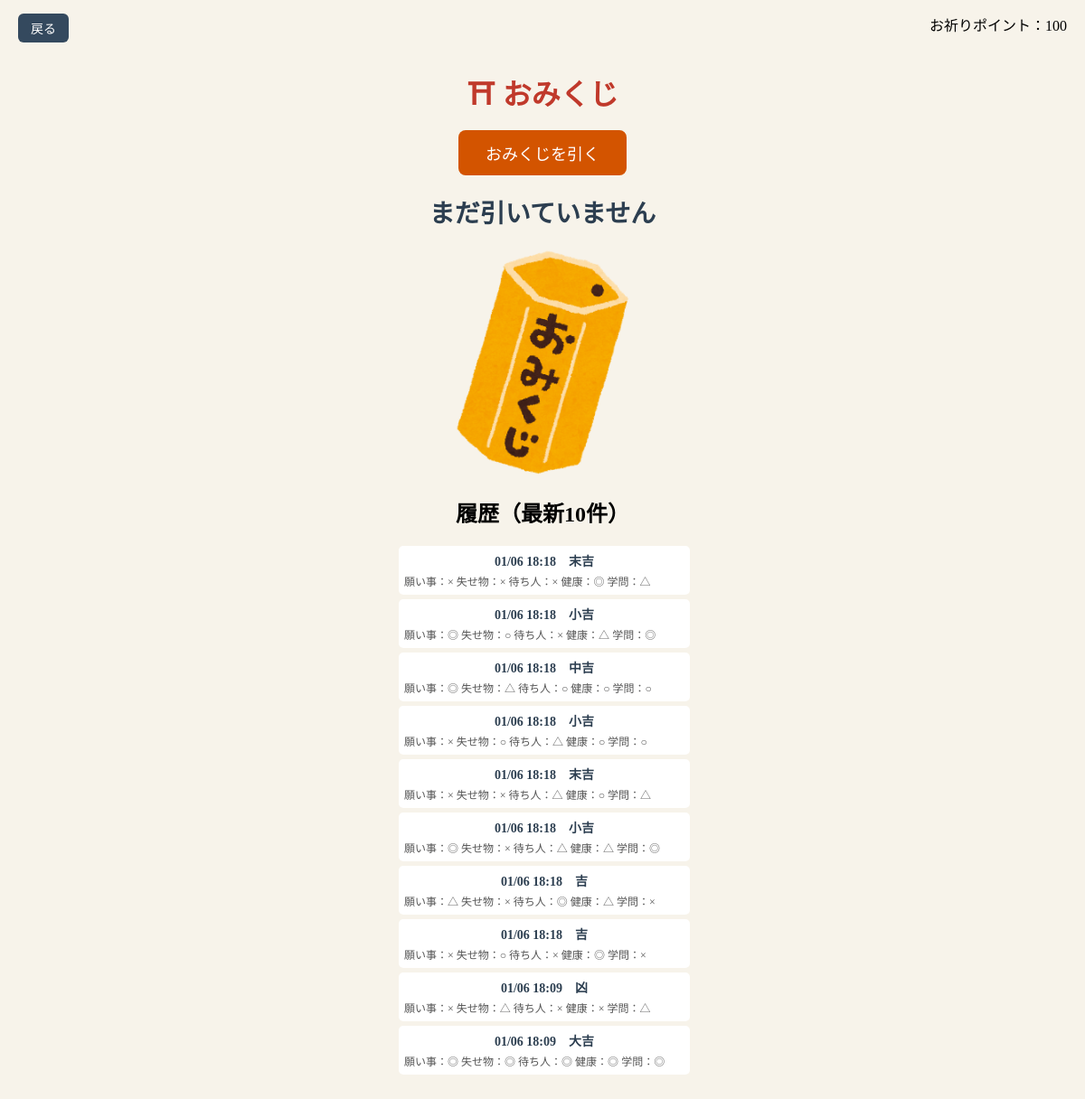
The page / on the database its author committed.
### models/omikuji.py (models this page shows)
class OmikujiHistory(BaseModel):
    fortune = CharField()
    wish = CharField()
    lost = CharField()
    wait = CharField()
    health = CharField()
    study = CharField()
    created_at = DateTimeField(default=datetime.now)

### app.py (the view)
@app.route("/")
def index():
    history = (
        OmikujiHistory
        .select()
        .order_by(OmikujiHistory.created_at.desc())
        .limit(10)
    )
    return render_template(
        "omikuji.html",
        point=100,
        history=history
    )

### templates/omikuji.html (shortened to what this page needs)
<!DOCTYPE html>
<html lang="ja">
<head>
    <link rel="stylesheet" href="{{ url_for('static', filename='omikuji.css') }}">
</head>
<body>
<h1>⛩ おみくじ</h1>
<div id="top-left">
    <button id="back-btn" onclick="history.back()">戻る</button>
</div>
<div id="top-right">
    お祈りポイント：<span id="point">{{ point }}</span>
</div>
<button id="draw-btn">おみくじを引く</button>
<div id="result">まだ引いていません</div>
<div id="box">
    <img src="{{ url_for('static', filename='omikuji_box.png') }}"
        alt="おみくじ箱"
        id="box-img">
</div>
<h2>履歴（最新10件）</h2>
<ul id="history">
    {% for h in history %}
        <li class="history-item">
            <div class="history-time">
                {{ h.created_at.strftime('%m/%d %H:%M') }}　{{ h.fortune }}
            </div>
            <div class="history-detail">
                願い事：{{ h.wish }}
                失せ物：{{ h.lost }}
                待ち人：{{ h.wait }}
                健康：{{ h.health }}
                学問：{{ h.study }}
            </div>
        </li>
    {% endfor %}
</ul>
</body>
</html>

### static/omikuji.css (style rules this page uses)
body { font-family: "Yu Mincho", serif; background: #f7f3ea; text-align: center; padding: 40px; }
h1 { color: #c0392b; margin-bottom: 10px; }
#draw-btn { font-size: 18px; padding: 12px 30px; background: #d35400; color: white; border: none; border-radius: 8px; cursor: pointer; }
#result { margin-top: 20px; font-size: 28px; font-weight: bold; color: #2c3e50; }
#history { list-style: none; padding: 0; max-width: 300px; margin: 0 auto; }
#history li { background: white; margin: 5px; padding: 6px; border-radius: 5px; font-size: 14px; }
#box { font-size: 80px; cursor: pointer; }
#top-left { position: fixed; top: 15px; left: 20px; }
#back-btn { padding: 6px 14px; font-size: 14px; background: #34495e; color: white; border: none; border-radius: 6px; cursor: pointer; }
#top-right { position: fixed; top: 15px; right: 20px; font-size: 16px; }
#box { margin: 20px auto; width: 200px; cursor: pointer; }
#box-img { width: 100%; display: block; }
.history-item { background: white; width: 310px; padding: 10px 14px; border-radius: 8px; position: relative; left: 49%; transform: translateX(-50%); overflow: hidden; white-space: nowrap; }
.history-time { font-weight: bold; color: #2c3e50; margin-bottom: 4px; }
.history-detail { display: flex; justify-content: space-between; align-items: center; font-size: 12px; color: #555; white-space: nowrap; overflow: hidden; text-overflow: ellipsis; }

### rows shown on the page
OmikujiHistory: created_at "01/06 18:18", fortune "末吉", wish "×", lost "×", wait "×", health "◎", study "△"
OmikujiHistory: created_at "01/06 18:18", fortune "小吉", wish "◎", lost "○", wait "×", health "△", study "◎"
OmikujiHistory: created_at "01/06 18:18", fortune "中吉", wish "◎", lost "△", wait "○", health "○", study "○"
OmikujiHistory: created_at "01/06 18:18", fortune "小吉", wish "×", lost "○", wait "△", health "○", study "○"
OmikujiHistory: created_at "01/06 18:18", fortune "末吉", wish "×", lost "×", wait "△", health "○", study "△"
OmikujiHistory: created_at "01/06 18:18", fortune "小吉", wish "◎", lost "×", wait "△", health "△", study "◎"
OmikujiHistory: created_at "01/06 18:18", fortune "吉", wish "△", lost "×", wait "◎", health "△", study "×"
OmikujiHistory: created_at "01/06 18:18", fortune "吉", wish "×", lost "○", wait "×", health "◎", study "×"
OmikujiHistory: created_at "01/06 18:09", fortune "凶", wish "×", lost "△", wait "×", health "×", study "△"
OmikujiHistory: created_at "01/06 18:09", fortune "大吉", wish "◎", lost "◎", wait "◎", health "◎", study "◎"

### other values the page prints
{{ point }} "100"
